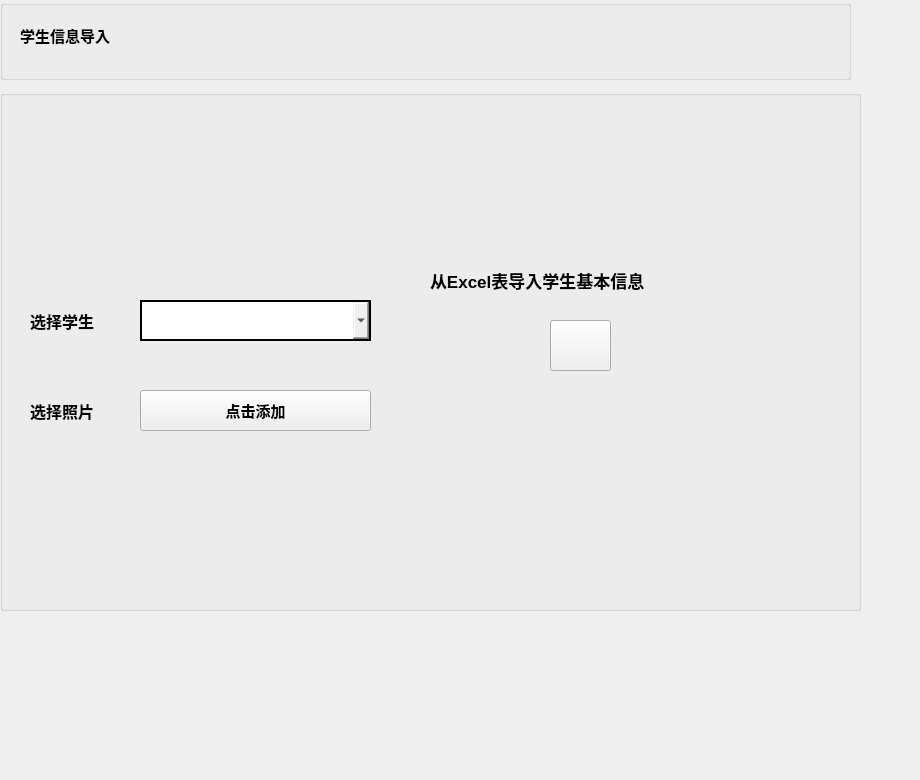
        <widget class="QWidget" name="page_4">
         <widget class="QWidget" name="widget_8" native="true">
          <property name="geometry">
           <rect>
            <x>0</x>
            <y>0</y>
            <width>911</width>
            <height>771</height>
           </rect>
          </property>
          <widget class="QLabel" name="label_15">
           <property name="geometry">
            <rect>
             <x>430</x>
             <y>270</y>
             <width>291</width>
             <height>21</height>
            </rect>
           </property>
           <property name="font">
            <font>
             <pointsize>13</pointsize>
             <weight>75</weight>
             <bold>true</bold>
            </font>
           </property>
           <property name="text">
            <string>从Excel表导入学生基本信息</string>
           </property>
          </widget>
          <widget class="QPushButton" name="pushButton_9">
           <property name="geometry">
            <rect>
             <x>550</x>
             <y>320</y>
             <width>61</width>
             <height>51</height>
            </rect>
           </property>
           <property name="styleSheet">
            <string notr="true">#pushButton_9{
	image: url(:/icons/icons/传入_afferent.png);
}</string>
           </property>
           <property name="text">
            <string/>
           </property>
          </widget>
          <widget class="QLabel" name="label_16">
           <property name="geometry">
            <rect>
             <x>160</x>
             <y>80</y>
             <width>201</width>
             <height>211</height>
            </rect>
           </property>
           <property name="styleSheet">
            <string notr="true">image: url(:/icons/icons/人像卡片上_people-top-card.png);</string>
           </property>
           <property name="text">
            <string/>
           </property>
          </widget>
          <widget class="QPushButton" name="pushButton_10">
           <property name="geometry">
            <rect>
             <x>140</x>
             <y>390</y>
             <width>231</width>
             <height>41</height>
            </rect>
           </property>
           <property name="font">
            <font>
             <pointsize>11</pointsize>
             <weight>75</weight>
             <bold>true</bold>
            </font>
           </property>
           <property name="styleSheet">
            <string notr="true"/>
           </property>
           <property name="text">
            <string>点击添加</string>
           </property>
          </widget>
          <widget class="QComboBox" name="comboBox">
           <property name="geometry">
            <rect>
             <x>140</x>
             <y>300</y>
             <width>231</width>
             <height>41</height>
            </rect>
           </property>
           <property name="font">
            <font>
             <family>Agency FB</family>
             <pointsize>9</pointsize>
             <weight>50</weight>
             <italic>false</italic>
             <bold>false</bold>
            </font>
           </property>
           <property name="styleSheet">
            <string notr="true">border:2px solid rgb(0,0,0);
font: 9pt &quot;Agency FB&quot;;</string>
           </property>
          </widget>
          <widget class="QLabel" name="label_17">
           <property name="geometry">
            <rect>
             <x>30</x>
             <y>310</y>
             <width>91</width>
             <height>21</height>
            </rect>
           </property>
           <property name="font">
            <font>
             <pointsize>12</pointsize>
             <weight>75</weight>
             <bold>true</bold>
            </font>
           </property>
           <property name="text">
            <string>选择学生</string>
           </property>
          </widget>
          <widget class="QLabel" name="label_18">
           <property name="geometry">
            <rect>
             <x>30</x>
             <y>400</y>
             <width>91</width>
             <height>21</height>
            </rect>
           </property>
           <property name="font">
            <font>
             <pointsize>12</pointsize>
             <weight>75</weight>
             <bold>true</bold>
            </font>
           </property>
           <property name="text">
            <string>选择照片</string>
           </property>
          </widget>
          <widget class="QGroupBox" name="groupBox_7">
           <property name="geometry">
            <rect>
             <x>0</x>
             <y>90</y>
             <width>861</width>
             <height>521</height>
            </rect>
           </property>
           <property name="title">
            <string/>
           </property>
          </widget>
          <widget class="QGroupBox" name="groupBox_15">
           <property name="geometry">
            <rect>
             <x>0</x>
             <y>0</y>
             <width>851</width>
             <height>80</height>
            </rect>
           </property>
           <property name="title">
            <string/>
           </property>
           <widget class="QLabel" name="label_14">
            <property name="geometry">
             <rect>
              <x>20</x>
              <y>20</y>
              <width>111</width>
              <height>31</height>
             </rect>
            </property>
            <property name="font">
             <font>
              <pointsize>11</pointsize>
              <weight>75</weight>
              <bold>true</bold>
             </font>
            </property>
            <property name="text">
             <string>学生信息导入</string>
            </property>
           </widget>
          </widget>
          <zorder>groupBox_7</zorder>
          <zorder>label_15</zorder>
          <zorder>pushButton_9</zorder>
          <zorder>label_16</zorder>
          <zorder>pushButton_10</zorder>
          <zorder>comboBox</zorder>
          <zorder>label_17</zorder>
          <zorder>label_18</zorder>
          <zorder>groupBox_15</zorder>
         </widget>
        </widget>
